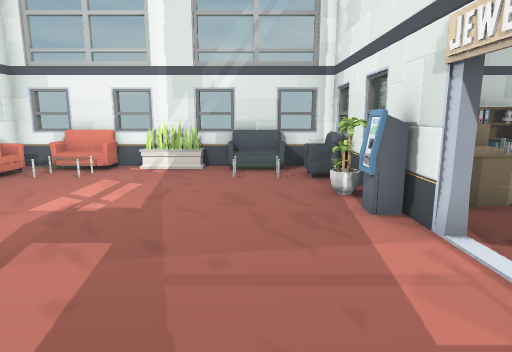
view 1 (above)

18 first-person views from a walk through a Unity game level. The camera is 1.5 m above the floor, tilts 10° down and sees 75° across. Doors are open. The floor is counted in squares, 1 m on a side. Each view is taken from the middle of a square. On the plan, view 1 faces up. The plan holds only what a view shows up to about 15 squares ahead; the rest is blank. The place goes on beyond the plan. Some animated figures are not drawn. Some surface patterns are stand-ins.

view 2
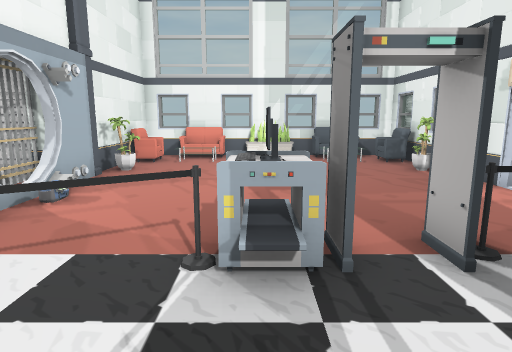

view 3
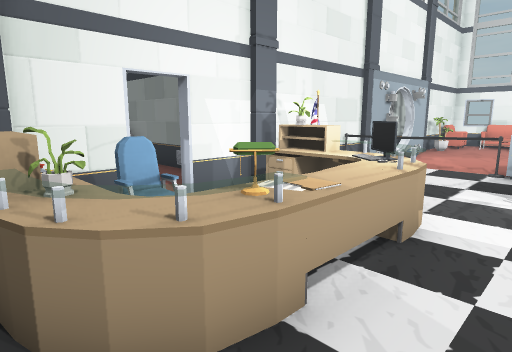

view 4
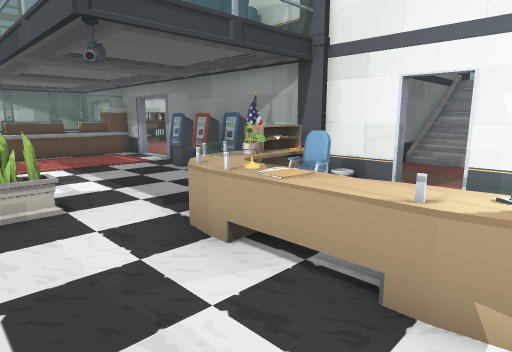

view 5
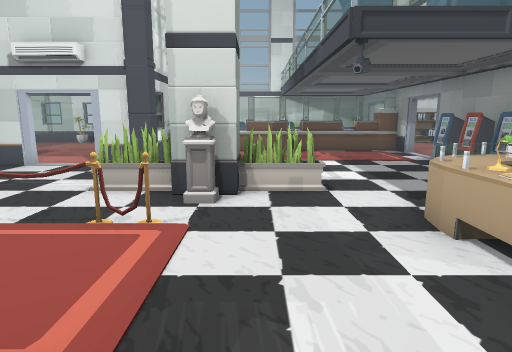

view 6
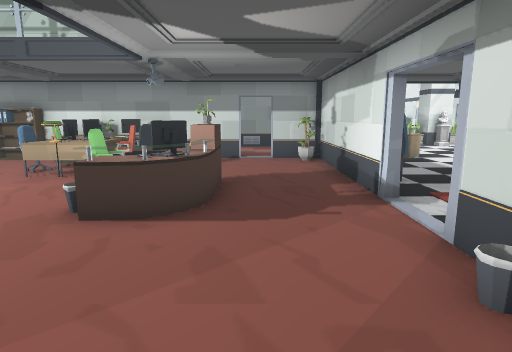

view 7
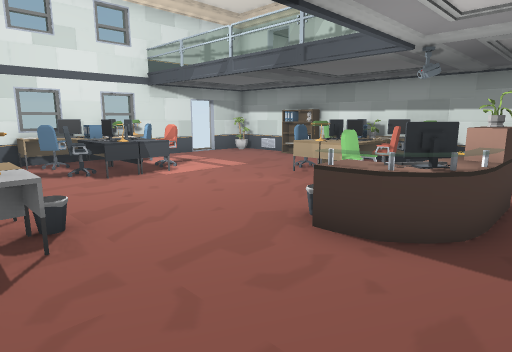

view 8
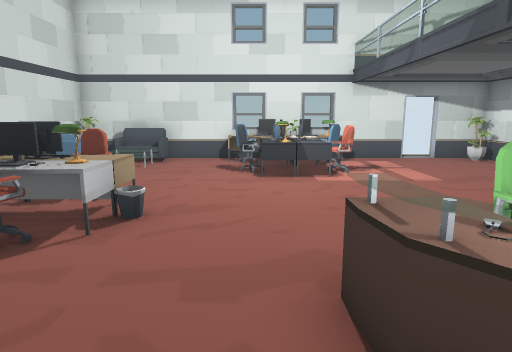

view 9
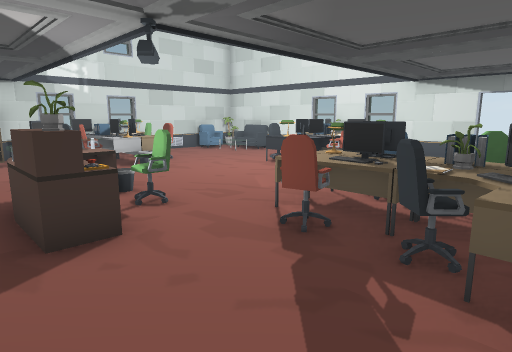

view 10
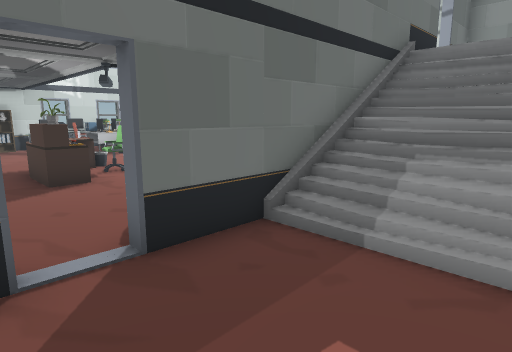

view 11
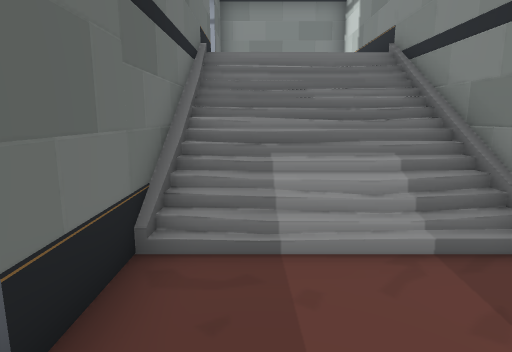

view 12
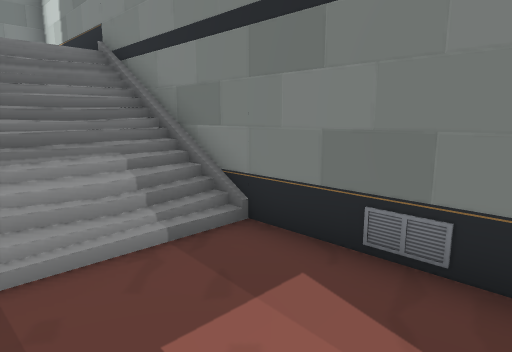

view 13
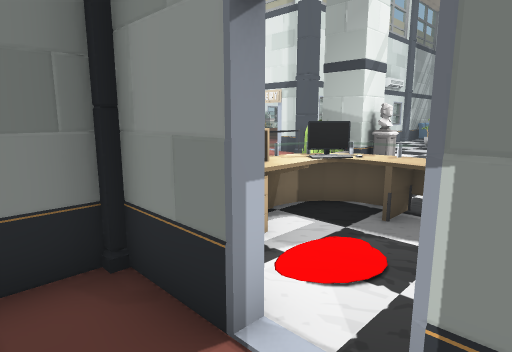

view 14
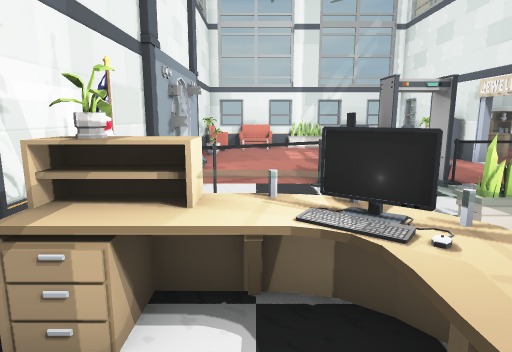

view 15
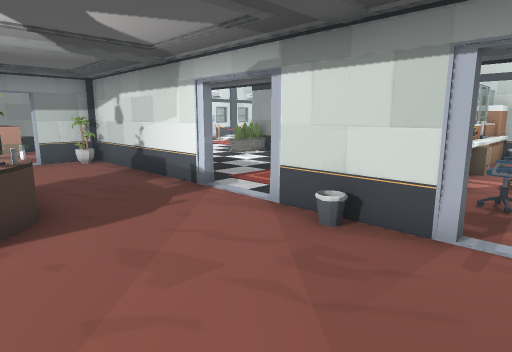

view 16
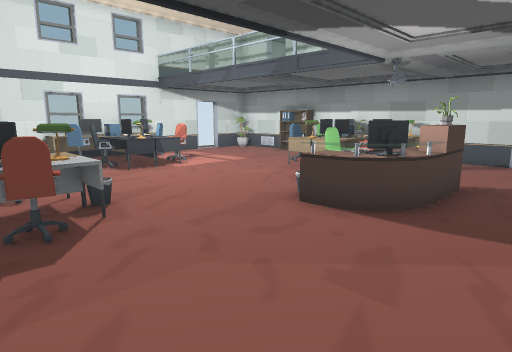

view 17
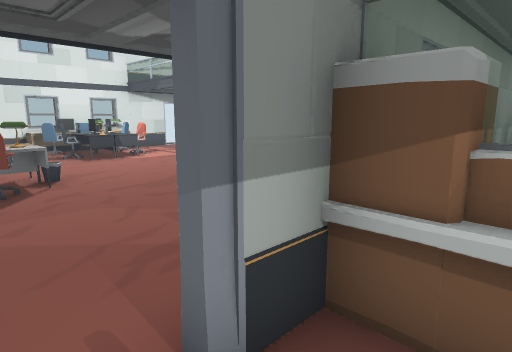

view 18
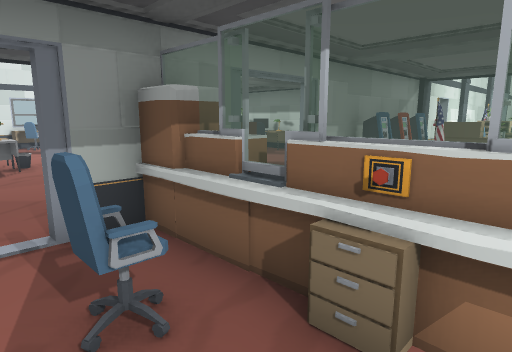

### Floor plan
Key: @ floor where view 1 was taken; # wall or solid block; . main floor; : floor 0.5 m higher than the main floor; / step, stairs or slope; D open door; = window, fence, low wall or low ledge; v drop or lower ground; S sofa; E desk; P plant; M cash machine; I pillar; C computer; B barrier; H shelf; R drawers; O other object.
Columns run from 23 left of view 1 to 6 right of it. Each row starts with its distance up from view 1.
 11                  ########
 10                 ###########
  9                 SS:....:SS#
  8                 SS......SS
  7                IPP.......## E
  6               # I........P EE
  5               ###........M
  4                #D........#D
  3                 D..........
  2                 D .......#
  1                 # ..OOOOOO
  0                  .OOOOO@ .#
 -1                 OOO....
 -2                 # ....
 -3                 #  .. PI#
 -4                 IPE.. .I
 -5  ################PCC...
 -6  #    /////....##..E.....
 -7  #    /////....DD..E......
 -8  #    /////....##OOE...OBBB
 -9  ## D########.DI#EPE....O..
-10  ##vHHE##EE##.#PIEE....I....
-11 ##....EEEEE....#M.....PI#P...
-12 DD.....EEE.....#M......   ...
-13 ##.....EEEE....#M.....    ....
-14  #......EE..O..#M....    .##.#
-15  EE.E.....O=#..##....    ## .D
-16  #EEEE....O#C..D#....    ## ..
-17  #EEEE....#  ........
-18 ##EEE..........DD....
-19 #EE............#EEEEEEE
-20 ##......EE.....#EEEEERREEE
-21  #//..EEEE.....D#.ORO.
-22  S//...EEE......... .

Where each view was taken, in squares from view 1:
view 1: 0 up, 0 right, facing up
view 2: 3 down, 3 left, facing up
view 3: 10 down, 2 left, facing up-left
view 4: 5 down, 1 left, facing down-left
view 5: 4 down, 1 left, facing down
view 6: 22 down, 10 left, facing up
view 7: 21 down, 10 left, facing up-left
view 8: 18 down, 10 left, facing left
view 9: 10 down, 10 left, facing down-left
view 10: 6 down, 9 left, facing down-left
view 11: 8 down, 9 left, facing left
view 12: 8 down, 9 left, facing up-left
view 13: 8 down, 9 left, facing up-right
view 14: 7 down, 5 left, facing up
view 15: 22 down, 12 left, facing up-right
view 16: 22 down, 9 left, facing up-left
view 17: 22 down, 6 left, facing up-left
view 18: 22 down, 3 left, facing up-left
